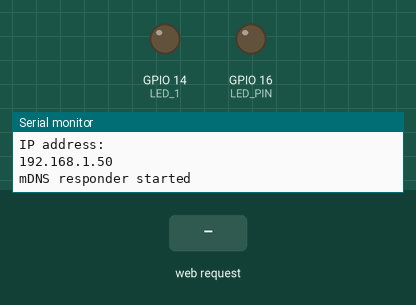
Simulated run of this sketch. Board: ESP8266 (NodeMCU). Parts: output pins drawn as LEDs (lit = HIGH), the last lines printed to the serial monitor. The test bench sets the inputs (shaded band). WiFi joins after 1.5 s; servers stay silent unless stated.

Above: at 2.7 s.
2.8 s: HTTP request GET /led/1 received
At 4.0 s:
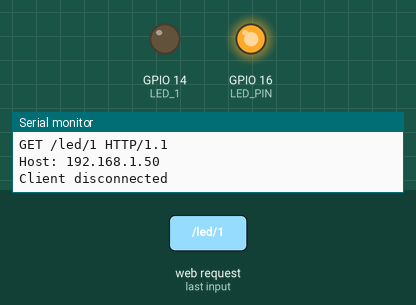
4.3 s: HTTP request GET /led/0 received
At 5.2 s:
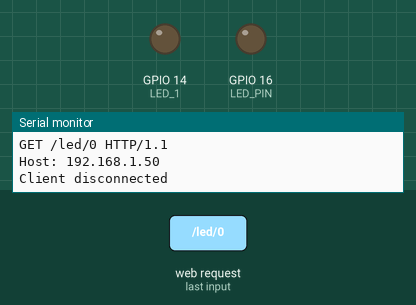
Timing chart, 0 to 7.3 s (numbered marks = the images above; inputs shaded):
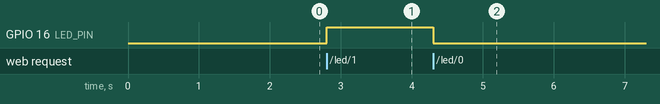

Measured:
- after the input at 2.8 s, GPIO 16 (LED_PIN): LOW → HIGH at once
- after the input at 4.3 s, GPIO 16 (LED_PIN): HIGH → LOW at once

The sketch:

NodeMCU_Infinitum_Test2disp.ino
```cpp
#include <ESP8266WiFi.h>
#include <ESP8266mDNS.h>

//WiFi
const char wifissid[] = "INFINITUM3ppl";
const char wifipsk[] = "bf5df4ffb7";

//Definicion los dispositivos
const int LED_PIN = 16; //El de la placa
const int LED_1 = 14;// el GPIO 14
//


const int ANALOG_PIN = A0; //Analog pin
const int DIGITAL_PIN = 12; //Digitial pin to be read

WiFiServer server(80);


void setup() {
  // put your setup code here, to run once:
  initHardWare();
  connectWiFi();
  server.begin();
  setupMDNS();
}


//· ····························· Mètodo Principal ·······································
void loop() {
  // Check if connected
  WiFiClient client = server.available();
  if (!client) {
    return;
  }

  //lEER LAS REPUESTA
  String req = client.readStringUntil('\r');
  Serial.println(req);

  String req2 = client.readStringUntil('\r');
  Serial.println(req2);
  client.flush();

  //Match the request
  int vol = -1;
  int vol2 = -1;

  if (req.indexOf("/led/0") != -1)
     vol = 0;
  else if (req.indexOf("/led/1") != -1)
     vol = 1;
  else if (req.indexOf("/read") != -1)
     vol = -2;


  if (req2.indexOf("/led2/0")!=-1)
    vol2=0;
  else if (req2.indexOf("/led2/1")!=-1)
    vol2=1;
  else if(req2.indexOf("/read")!=-1)
    vol2=-2;


  //Set GPIOS according to the req.
  if (vol >= 0)
     digitalWrite(LED_PIN, vol);

   if(vol2>= 0)
    digitalWrite(LED_1,vol2);

   client.flush();

   //Prepare html response

   String s = "HTTP/1.1 200 OK\r\n";
   s += "Content Type: text/html\r\n\r\n";
   s += "<!DOCTYPE HTML>\r\n<html>\r\n";

   //Print a message
   if (vol >= 0) {
    s += "Se encuentra: ";
    s += (vol)?"Encendido":"Apagado";
   }
   else if (vol == -2) {
    s += "Analog PIN = ";
    s += String(analogRead(ANALOG_PIN));
    s += "<br>";
    s += "Digital PIN 12 = ";
    s += String(digitalRead(DIGITAL_PIN));
   }
   else {
    s += "Invalid Request. <br> Try /led/1, /led/0 or /read";
   }
   s += "</html>\n";


   //
     String s2 = "HTTP/1.1 200 OK\r\n";
   s2 += "Content Type: text/html\r\n\r\n";
   s2 += "<!DOCTYPE HTML>\r\n<html>\r\n";
     //Print a message
   if (vol2 >= 0) {
    s2 += "Se encuentra: ";
    s2 += (vol2)?"Encendido":"Apagado";
   }
   else if (vol2 == -2) {
    s2 += "Analog PIN = ";
    s2 += String(analogRead(ANALOG_PIN));
    s2 += "<br>";
    s2 += "Digital PIN 12 = ";
    s2 += String(digitalRead(DIGITAL_PIN));
   }
   else {
    s2 += "Invalid Request. <br> Try /led2/1, /led2/0 or /read";
   }
   s2 += "</html>\n";

     //send response to the client
   client.print(s);
   delay(1);
   //send response to the client
   client.print(s2);
   delay(1);
   Serial.println("Client disconnected");

}
// ······················· Fin del método principal


void connectWiFi() {
  byte ledStatus = LOW;
  Serial.println();
  Serial.println("Connecting to: " + String(wifissid));
  WiFi.mode(WIFI_STA);

  WiFi.begin(wifissid,wifipsk);

  while (WiFi.status() != WL_CONNECTED) {
    //Blink the LED
    digitalWrite(LED_PIN, ledStatus);
   // digitalWrite(LED_1, ledStatus);
    ledStatus = (ledStatus == LOW) ? LOW : HIGH;

    delay(100);
  }
  Serial.println("WiFi Connected");
  Serial.println("IP address: ");
  Serial.println(WiFi.localIP());
  digitalWrite(16, LOW);


}

void setupMDNS()
{
  //Call mdns to setup mdns to pint to domain.local
  if (!MDNS.begin("thing"))
  {
    Serial.println("Error setting up MDNS responder!");
    while(1) {
      delay(1000);
    }
  }
  Serial.println("mDNS responder started");
}

void initHardWare()
{

  //INICIALIZA LAS ENTRADAS Y SALIDAS DEL SISTEMA
  Serial.begin(115200);
  pinMode(DIGITAL_PIN, INPUT_PULLUP);
  pinMode(LED_PIN, OUTPUT);
  pinMode(LED_1, OUTPUT);
  digitalWrite(LED_1,LOW);
  digitalWrite(LED_PIN, LOW);
}
```
